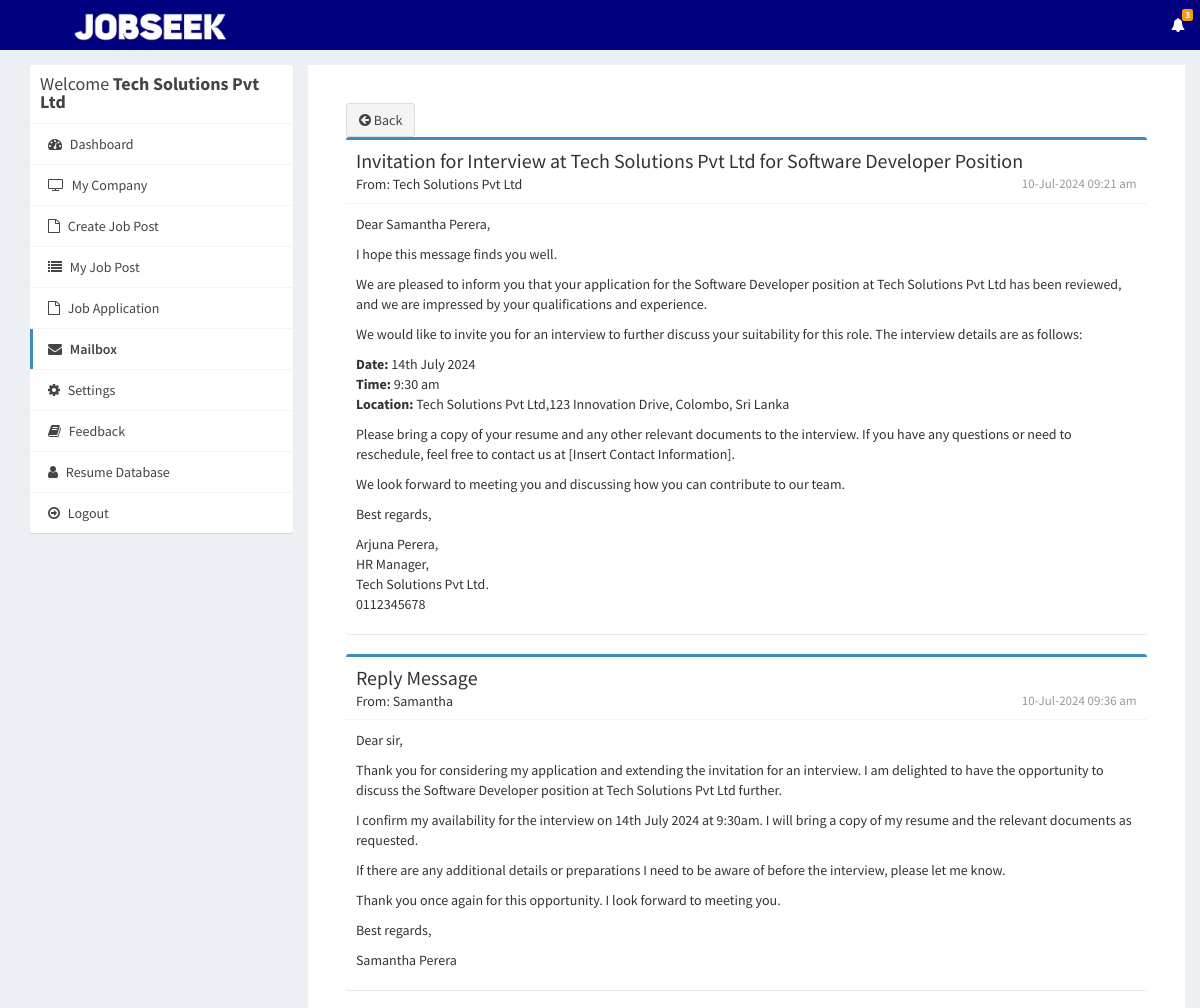
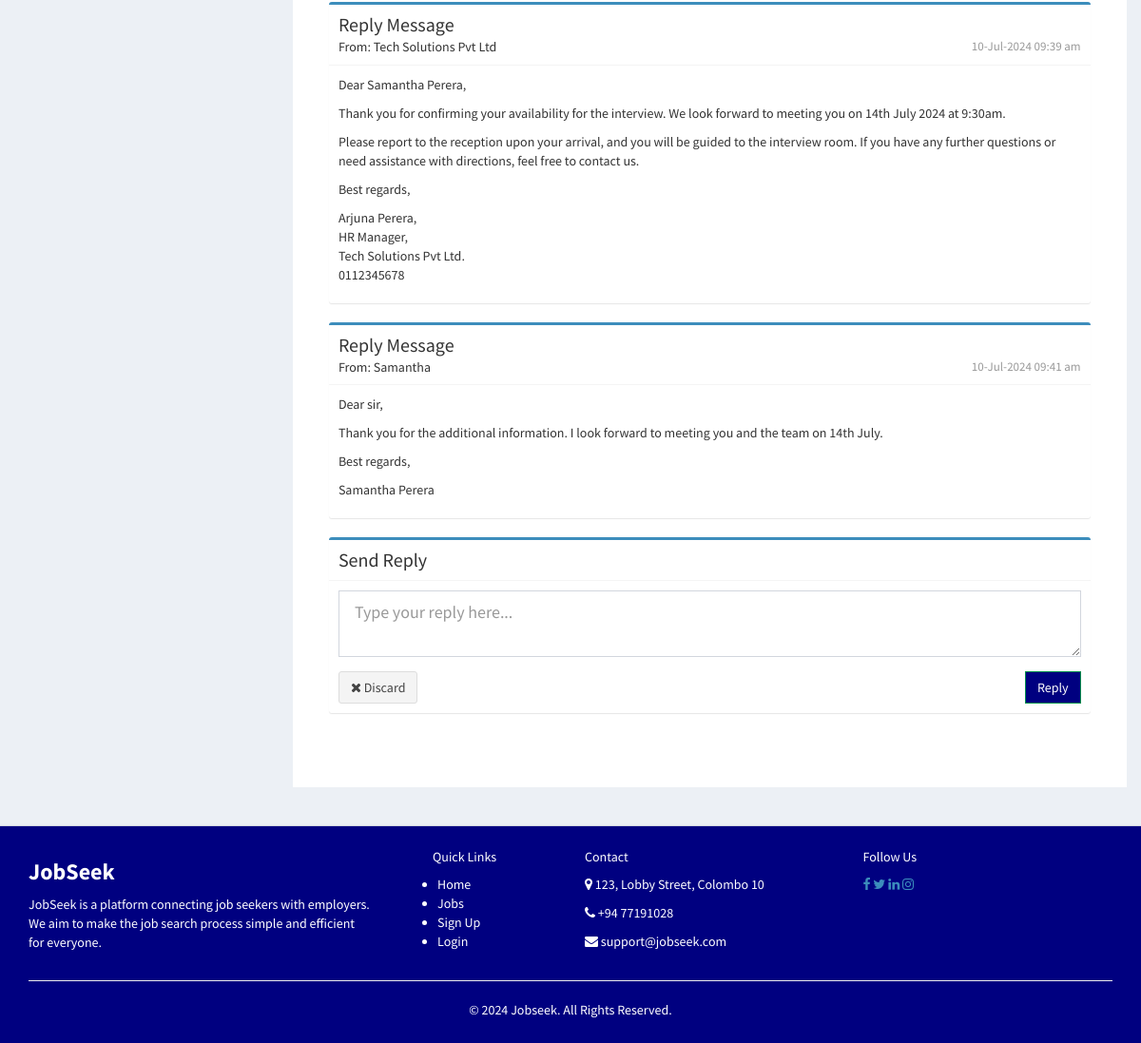
/company/read-mail.php?id_mail=31 (signed in), run on the app's committed database (2 pictures, top to bottom).
### tables this page shows
CREATE TABLE `mailbox` (
  `id_mailbox` int(11) NOT NULL,
  `id_fromuser` int(11) NOT NULL,
  `fromuser` varchar(255) NOT NULL,
  `id_touser` int(11) NOT NULL,
  `subject` varchar(255) NOT NULL,
  `message` text NOT NULL,
  `createdAt` timestamp NOT NULL DEFAULT current_timestamp()
);

CREATE TABLE `company` (
  `id_company` int(11) NOT NULL,
  `name` varchar(255) NOT NULL,
  `companyname` varchar(255) NOT NULL,
  `city` varchar(255) NOT NULL,
  `address` varchar(255) NOT NULL,
  `contactno` varchar(255) NOT NULL,
  `website` varchar(255) NOT NULL,
  `email` varchar(255) NOT NULL,
  `password` varchar(255) NOT NULL,
  `aboutme` varchar(255) DEFAULT NULL,
  `logo` varchar(255) NOT NULL,
  `createdAt` timestamp NOT NULL DEFAULT current_timestamp(),
  `active` enum('pending','approved','rejected','deactivated') NOT NULL DEFAULT 'pending',
  `hash` varchar(255) DEFAULT NULL
);

CREATE TABLE `reply_mailbox` (
  `id_reply` int(11) NOT NULL,
  `id_mailbox` int(11) NOT NULL,
  `id_user` int(11) NOT NULL,
  `usertype` varchar(255) NOT NULL,
  `id_touser` int(11) NOT NULL,
  `message` text NOT NULL,
  `createdAt` timestamp NOT NULL DEFAULT current_timestamp()
);

CREATE TABLE `users` (
  `id_user` int(11) NOT NULL,
  `firstname` varchar(255) NOT NULL,
  `lastname` varchar(255) NOT NULL,
  `email` varchar(255) NOT NULL,
  `password` varchar(255) NOT NULL,
  `address` text DEFAULT NULL,
  `contactno` varchar(255) DEFAULT NULL,
  `dob` varchar(255) DEFAULT NULL,
  `age` varchar(255) DEFAULT NULL,
  `resume` varchar(255) DEFAULT NULL,
  `hash` varchar(255) DEFAULT NULL,
  `active` int(11) NOT NULL DEFAULT 0,
  `aboutme` text DEFAULT NULL,
  `skills` text DEFAULT NULL,
  `date` datetime DEFAULT current_timestamp(),
  `education` text DEFAULT NULL,
  `experience` text DEFAULT NULL
);

### company/read-mail.php (the view, shortened to what this page needs)
<?php
require_once("../db.php");
$id = isset($_SESSION['id_company']) ? $_SESSION['id_company'] : $_SESSION['id_user'];
$sql = "SELECT * FROM mailbox WHERE id_mailbox='$_GET[id_mail]' AND (id_fromuser='$id' OR id_touser='$id')";
$result = $conn->query($sql);
if ($result->num_rows > 0) {
    $row = $result->fetch_assoc();
    if ($row['fromuser'] == "user") {
        $sql1 = "SELECT * FROM users WHERE id_user='$row[id_fromuser]'";
        $result1 = $conn->query($sql1);
        if ($result1->num_rows > 0) {
            $rowUser = $result1->fetch_assoc();
        }
        $sql2 = "SELECT * FROM company WHERE id_company='$row[id_touser]'";
        $result2 = $conn->query($sql2);
        if ($result2->num_rows > 0) {
            $rowCompany = $result2->fetch_assoc();
        }
    } else {
        $sql1 = "SELECT * FROM users WHERE id_user='$row[id_touser]'";
        $result1 = $conn->query($sql1);
        if ($result1->num_rows > 0) {
            $rowUser = $result1->fetch_assoc();
        }
        $sql2 = "SELECT * FROM company WHERE id_company='$row[id_fromuser]'";
        $result2 = $conn->query($sql2);
        if ($result2->num_rows > 0) {
            $rowCompany = $result2->fetch_assoc();
        }
    }
}
?>
<!DOCTYPE html>
<html>
<head>
  <link rel="stylesheet" href="https://cdnjs.cloudflare.com/ajax/libs/twitter-bootstrap/3.3.7/css/bootstrap.min.css">
  <link rel="stylesheet" href="https://cdnjs.cloudflare.com/ajax/libs/font-awesome/4.7.0/css/font-awesome.min.css">
  <link rel="stylesheet" href="https://cdnjs.cloudflare.com/ajax/libs/ionicons/2.0.1/css/ionicons.min.css">
  <link rel="stylesheet" href="../css/AdminLTE.min.css">
  <link rel="stylesheet" href="../css/_all-skins.min.css">
  <link rel="stylesheet" href="../css/custom.css">
  <link rel="stylesheet" href="https://cdn.datatables.net/1.10.15/css/jquery.dataTables.min.css">
</head>
<body class="hold-transition skin-green sidebar-mini">
<div class="wrapper">
  <header class="main-header">
  <a href="home.php" class="logo logo-bg">
      <span class="logo-lg">
        <img src="../img/logo.jpg" alt="Jobseek Logo">
      </span>
  </a>
<nav class="navbar navbar-static-top">
  <div class="navbar-custom-menu">
    <ul class="nav navbar-nav">
      <?php include 'notifications.php'; ?>
    </ul>
  </div>
</nav>
</header>
  <div class="content-wrapper" style="margin-left: 0px;">
    <section id="candidates" class="content-header">
      <div class="container">
        <div class="row">
          <div class="col-md-3">
            <div class="box box-solid">
              <div class="box-header with-border">
                <h3 class="box-title">Welcome <b><?php echo $_SESSION['name']; ?></b></h3>
              </div>
              <div class="box-body no-padding">
                <ul class="nav nav-pills nav-stacked">
                  <li><a href="index.php"><i class="fa fa-dashboard"></i> Dashboard</a></li>
                  <li><a href="edit-company.php"><i class="fa fa-tv"></i> My Company</a></li>
                  <li><a href="create-job-post.php"><i class="fa fa-file-o"></i> Create Job Post</a></li>
                  <li><a href="my-job-post.php"><i class="fa fa-list"></i> My Job Post</a></li>
                  <li><a href="job-applications.php"><i class="fa fa-file-o"></i> Job Application</a></li>
                  <li class="active"><a href="mailbox.php"><i class="fa fa-envelope"></i> Mailbox</a></li>
                  <li><a href="settings.php"><i class="fa fa-gear"></i> Settings</a></li>
                  <li><a href="company-feedback.php"><i class="fa fa-book"></i> Feedback</a></li>
                  <li><a href="resume-database.php"><i class="fa fa-user"></i> Resume Database</a></li>
                  <li><a href="../logout.php"><i class="fa fa-arrow-circle-o-right"></i> Logout</a></li>
                </ul>
              </div>
            </div>
          </div>
          <div class="col-md-9 bg-white padding-2">
          <section class="content">
            <div class="row">
              <div class="col-md-12">
                <a href="mailbox.php" class="btn btn-default"><i class="fa fa-arrow-circle-left"></i> Back</a>
                <div class="box box-primary">
                  <div class="box-body no-padding">
                    <div class="mailbox-read-info">
                      <h3><?php echo $row['subject']; ?></h3>
                      <h5>From: <?php if($row['fromuser'] == "user") { echo $rowUser['firstname']; } else { echo $rowCompany['companyname']; } ?>
                        <span class="mailbox-read-time pull-right"><?php echo date("d-M-Y h:i a", strtotime($row['createdAt'])); ?></span></h5>
                    </div>
                    <div class="mailbox-read-message">
                      <?php echo stripcslashes($row['message']); ?>
                    </div>
                  </div>
                </div>
                <?php
                $sqlReply = "SELECT * FROM reply_mailbox WHERE id_mailbox='$_GET[id_mail]'";
                $resultReply = $conn->query($sqlReply);
                if($resultReply->num_rows > 0) {
                  while($rowReply =  $resultReply->fetch_assoc()) {
                    ?>
                  <div class="box box-primary">
                    <div class="box-body no-padding">
                      <div class="mailbox-read-info">
                        <h3>Reply Message</h3>
                        <h5>From: <?php if($rowReply['usertype'] == "company") { echo $rowCompany['companyname']; } else { echo $rowUser['firstname']; } ?>
                          <span class="mailbox-read-time pull-right"><?php echo date("d-M-Y h:i a", strtotime($rowReply['createdAt'])); ?></span></h5>
                      </div>
                      <div class="mailbox-read-message">
                        <?php echo stripcslashes($rowReply['message']); ?>
                      </div>
                    </div>
                  </div>
                    <?php
                  }
                }
                ?>
                <div class="box box-primary">
                  <div class="box-body no-padding">
                    <div class="mailbox-read-info">
                      <h3>Send Reply</h3>
                    </div>
                    <div class="mailbox-read-message">
                      <form action="reply-mailbox.php" method="post" onsubmit="return validateForm()">
                        <div class="form-group">
                          <textarea class="form-control input-lg" id="description" name="description" placeholder="Type your reply here..."></textarea>
                        </div>
                        <div class="form-group">
                          <div class="pull-right">
                            <button type="submit" class="btn btn-flat btn-success">Reply</button>
                          </div>
                        </div>
                            <a href="mailbox.php" class="btn btn-default" style="text-align: right;"><i class="fa fa-times"></i> Discard</a>
                      </form>
                    </div>
                  </div>
                </div>
              </div>
            </div>
          </section> </br>
          </div>
        </div>
      </div>
    </section> </br>
  </div>
</div>
</body>
</html>
<?php
include('footer.php');
?>

### css/custom.css (style rules this page uses)
.logo-bg { background-color: #000080 !important; }
.padding-2 { padding: 2%; }
.bg-white { background-color: #fff; }

### company/read-mail.php (style rules this page uses)
.logo img { height: 50px; width: auto; }

### data on the page
mailbox: subject "Invitation for Interview at Tech Solutions Pvt Ltd for Software Developer Position", createdAt "10-Jul-2024 09:21 am", message "Dear Samantha Perera, I hope this message finds you well. We are pleased to inform you that your application for the Software Developer position at Tech Solutions Pvt Ltd has been reviewed, and we are impressed by your qualifications and experience. We would like to invite you for an interview to further discuss your suitability for this role. The interview details are as follows: Date: 14th July 2024 Time: 9:30 am Location: Tech Solutions Pvt Ltd, 123 Innovation Drive, Colombo, Sri Lanka Please bring a copy of your resume and any other relevant documents to the interview. If you have any questions or need to reschedule, feel free to contact us at [Insert Contact Information]. We look…"
company: companyname "Tech Solutions Pvt Ltd"
reply_mailbox: id_user.firstname "Samantha", createdAt "10-Jul-2024 09:36 am", message "Dear sir, Thank you for considering my application and extending the invitation for an interview. I am delighted to have the opportunity to discuss the Software Developer position at Tech Solutions Pvt Ltd further. I confirm my availability for the interview on 14th July 2024 at 9:30am. I will bring a copy of my resume and the relevant documents as requested. If there are any additional details or preparations I need to be aware of before the interview, please let me know. Thank you once again for this opportunity. I look forward to meeting you. Best regards, Samantha Perera"
reply_mailbox: createdAt "10-Jul-2024 09:39 am", message "Dear Samantha Perera, Thank you for confirming your availability for the interview. We look forward to meeting you on 14th July 2024 at 9:30am . Please report to the reception upon your arrival, and you will be guided to the interview room. If you have any further questions or need assistance with directions, feel free to contact us. Best regards, Arjuna Perera, HR Manager, Tech Solutions Pvt Ltd. 0112345678"
reply_mailbox: id_user.firstname "Samantha", createdAt "10-Jul-2024 09:41 am", message "Dear sir, Thank you for the additional information. I look forward to meeting you and the team on 14th July. Best regards, Samantha Perera"

### other printed values
array_sum($notificationCounts) "3"
$_SESSION['name'] "Tech Solutions Pvt Ltd"
